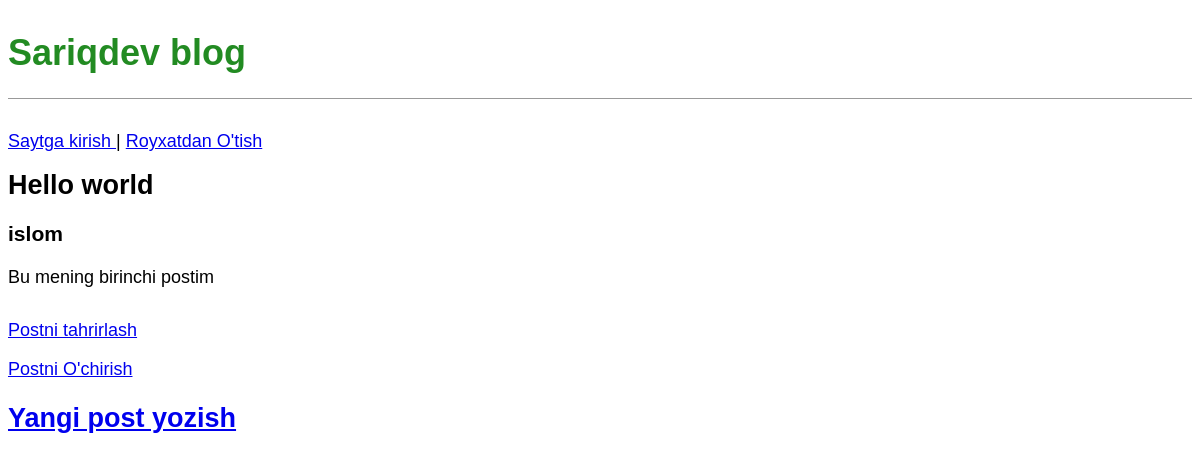
The app's page /post/1/ with its own data.
### blog/models.py (models this page shows, shortened)
class Post(models.Model):
    title = models.CharField(max_length=200)
    author = models.ForeignKey(
        'auth.User',
        on_delete=models.CASCADE
    )
    body = models.TextField()

### blog/views.py (the view)
# urls.py: path('post/<int:pk>/',BlogDetailView.as_view(),name='post_detail')
class BlogDetailView(DetailView):
    model = Post
    template_name = 'post_detail.html'

### templates/post_detail.html
{% extends 'base.html' %}
{% block content %}
<div class="post-entery">
    <h2>{{post.title}}</h2>
    <h3>{{post.author}}</h3>
    <p>{{post.body }}</p>
</div>
<p><a href="{% url 'post_edit' post.pk %}">Postni tahrirlash</a></p>
<p><a href="{% url 'post_delete' post.pk %}">Postni O'chirish</a></p>
{% endblock content %}

### static/css/base.css (style rules this page uses)
body { font-family: 'Noto Sans Jp', sans-serif; font-size: 18px; }
.post-entery { margin-bottom: 2rem; }
.post-entery h2 { margin: 0.5rem 0; }
.post-entery p { margin: 0; font-weight: 400; }

### records on screen
Post: title "Hello world", author "islom", body "Bu mening birinchi postim"
